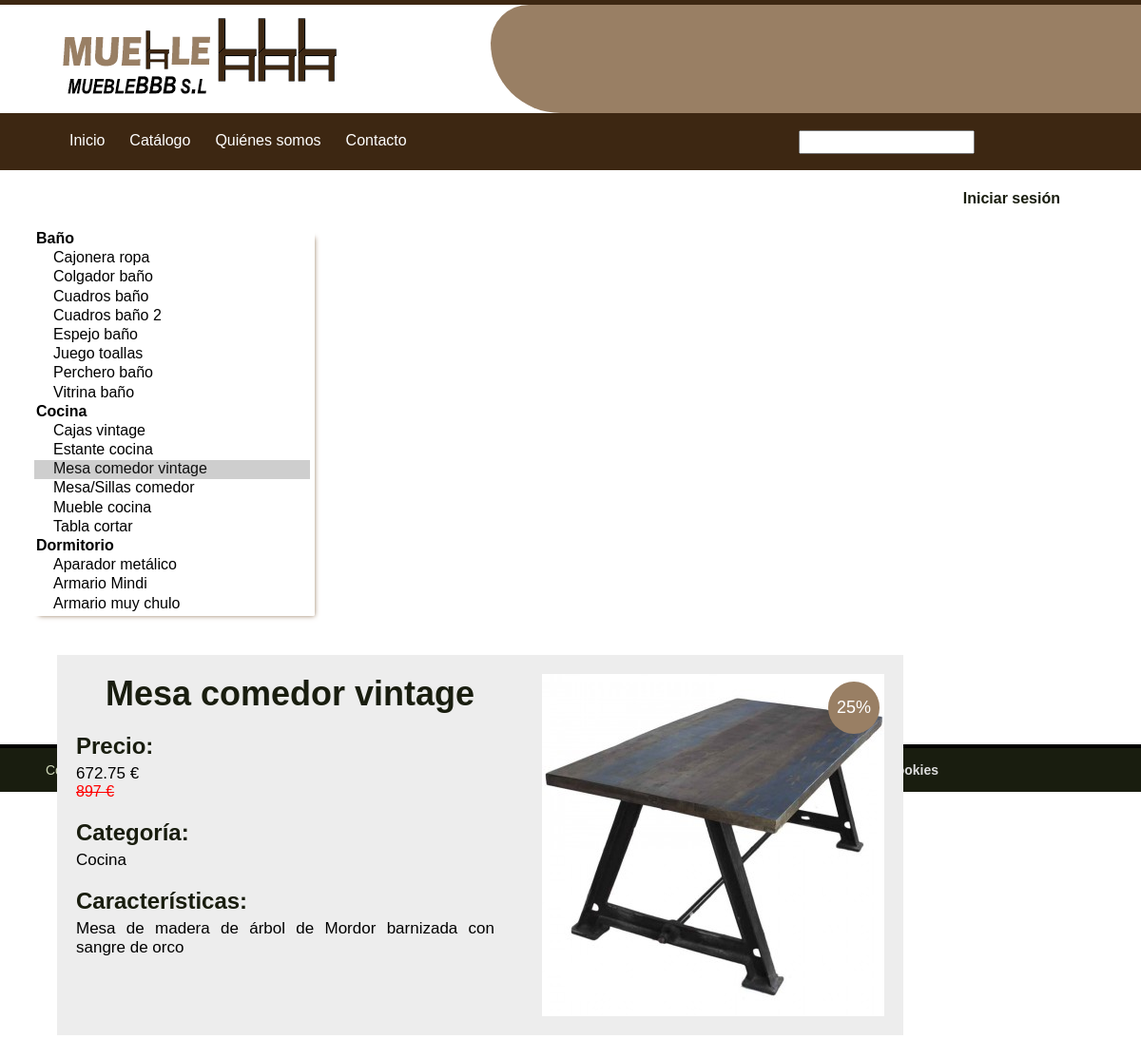
Page /paginas/catalogo.php?id_producto=4 on the committed database.
### tables this page shows
CREATE TABLE IF NOT EXISTS productos (
	id_producto INT,               
    id_categoria INT,
	nombre VARCHAR(20),            
    imagen VARCHAR(100),           
	precio INT,	       
    descuento INT,       
    nuevo BOOL,                    
	caracteristicas VARCHAR(200),  
	CONSTRAINT pk_productos PRIMARY KEY(id_producto),
	CONSTRAINT fk_categorias_en_productos FOREIGN KEY (id_categoria) REFERENCES categorias(id_categoria)
);

### librerias/MySQLDataBase.php (called while the page is built, shortened)
<?php
	class MySQLDataBase {
		private $conexion_mysql;
		public function MySQLDataBase($nombreBBDD="", $host="localhost:3306", $user="root", $password="") {
			$dsn= "mysql:host=$host;dbname=$nombreBBDD";
			try {
				if ($password!="")
					$this->conexion_mysql=new PDO("$dsn", "$user", "$password");
				else
					$this->conexion_mysql=new PDO("$dsn", "$user");
				$this->conexion_mysql->setAttribute(PDO::ATTR_ERRMODE, PDO::ERRMODE_EXCEPTION);
			} catch (PDOException $e) {
				echo $e->getMessage();
			}
		}
		public function ConsultarQ($sentenciaSQL="", $asociativo=false){
			try {
				$datos = $this->conexion_mysql->query("$sentenciaSQL");
				if ($asociativo)
					return $datos->fetchAll(PDO::FETCH_ASSOC);
				else
					return $datos->fetchAll(PDO::FETCH_NUM);
			} catch (PDOException $e) {
				echo $e->getMessage();
			}
		}
		public function Consultar($tabla="", $prop="*", $cond="" , $asociativo=false){
			$sentenciaSQL="SELECT $prop FROM $tabla $cond";
			return $this->ConsultarQ($sentenciaSQL, $asociativo);
		}
	}
?>

### librerias/BBDDMuebleBBB.php (called while the page is built, shortened)
<?php
	require_once 'Producto.php';
	require_once 'CatalogoProductos.php';
	require_once 'MySQLDataBase.php';
	class BBDDMuebleBBB {
		private $catalogo;
		private $BBDD;
		public function BBDDMuebleBBB($BBDD) {
			$this->catalogo = new CatalogoProductos();
			$this->BBDD = $BBDD;
		}
		public function cargarCatalogo() {
			$productos= $this->BBDD->Consultar("productos", "*", "JOIN categorias ON categorias.id_categoria = productos.id_categoria ORDER BY categorias.categoria, productos.nombre", true);
			foreach ($productos as $producto) {
				$codigo=$producto["id_producto"];
				$categoria=$producto["categoria"];
				$id_categoria=$producto["id_categoria"];
				$nombre=$producto["nombre"];
				$imagen=$producto["imagen"];
				$precio=$producto["precio"];
				$descuento=$producto["descuento"];
				$nuevo=$producto["nuevo"];
				$caracteristicas=$producto["caracteristicas"];
				$this->catalogo->Nuevo(new Producto($codigo, $nombre, $id_categoria, $categoria, $precio, $descuento, $nuevo, $caracteristicas, $imagen));
			}
		}
		public function getCatalogo() {
			return $this->catalogo;
		}
	}
?>

### librerias/CatalogoProductos.php (called while the page is built, shortened)
<?php
class CatalogoProductos {
	private $catalogo;
	private $novedad;
	private $oferta;
	private $normal;
	public function CatalogoProductos() {
		$this->catalogo=array();
		$this->normal=array();
		$this->novedad=array();
		$this->oferta=array();
	}
	public function getProductos() {
		return $this->catalogo;
	}
	private function EsProducto($producto) {
		if (property_exists($producto, "codigo") ||
				property_exists($producto, "nombre") ||
				property_exists($producto, "categoria") ||
				property_exists($producto, "precio") ||
				property_exists($producto, "descuento") ||
				property_exists($producto, "nuevo") ||
				property_exists($producto, "caracteristicas") ||
				property_exists($producto, "imagen")) {
			return true;
		}
		else
			return false;
	}
	public function ExisteCod($CodProducto) {
		$existe=false;
		return $existe;
	}
	public function Existe($producto) {
		if ($this->EsProducto($producto)) {
			$id_producto = $producto->__get("codigo");
			return $this->ExisteCod($id_producto);
		}
		else
			return false;
	}
	public function Nuevo($producto) {
		if ($this->EsProducto($producto) && !$this->Existe($producto)) {
			if ($producto->__get("descuento")!="0") {
				array_push($this->oferta, $producto);
			}
			else if ($producto->__get("nuevo")) {
				array_push($this->novedad, $producto);
			}
			else {
				array_push($this->normal, $producto);
			}
			if (!isset($this->catalogo[$producto->__get("categoria")])) {
				$this->catalogo = $this->catalogo + [ $producto->__get("categoria") => [$producto->__get("codigo")=>$producto] ];
			}
			else {
				$this->catalogo[$producto->__get("categoria")] = $this->catalogo[$producto->__get("categoria")] + [$producto->__get("codigo")=>$producto];
			}
			return true;
		}
		else
			return false;
	}
}

### librerias/Producto.php (called while the page is built, shortened)
<?php
class Producto {
	public function __get($propiedad) {
		if (property_exists($this, $propiedad)) {
			return $this->$propiedad;
		}
	}
}
?>

### paginas/catalogo.php (the view, shortened to what this page needs)
<?php
	require_once '../librerias/Html.php';
	require_once '../librerias/MySQLDataBase.php';
	require_once '../librerias/BBDDMuebleBBB.php';
	require_once '../html/cabecera.php';
	require_once '../html/encabezado.php';
	require_once '../html/nav.php';
	require_once '../html/pie.php';
	require_once '../html/sesion_carrito.php';
	$BBDD = new MySQLDataBase("mueblebbb");
	$MuebleBBB = new BBDDMuebleBBB($BBDD);
	$MuebleBBB->cargarCatalogo();
	$catalogo = $MuebleBBB->getCatalogo();
	$productos = $catalogo->getProductos();
	if (!empty($_GET)) {
		$codigo = $_GET["id_producto"];
	} else	$codigo ="";
	echo cabecera("MUEBLEBBB - Catálogo", "../css/estilos.css", "../js/libreria.js");
	echo encabezadoIndex();
	echo Html::div_("contenedor_catalogo");
		echo Html::select_("id_modificar_producto", "", "seleccionar_producto", "required='required' size='20'");
			foreach ($productos as $categoria=>$id_producto) {
				echo Html::optgroup_("$categoria");
				foreach ($id_producto as $producto) {
					if ($codigo==$producto->__get("codigo")) {
						echo Html::option("{$producto->__get("codigo")}", "{$producto->__get("nombre")}", true);
					}
					else
						echo Html::option("{$producto->__get("codigo")}", "{$producto->__get("nombre")}");
				}
				echo Html::_optgroup();
			}
		echo Html::_select();
		foreach ($productos as $categoria=>$id_producto) {
			foreach ($id_producto as $producto) {
				echo
				Html::div_("contendor_producto_detallado invisible", "id_{$producto->__get("codigo")}").
					Html::seccion(1, "{$producto->__get("nombre")}", "nombre_producto").
					Html::div_("imagen").
						Html::img("{$producto->__get("imagen")}", "alt");
						echo Html::div_("especial");
							if ($producto->__get("descuento")!="0") {
								echo Html::span("{$producto->__get("descuento")}%", "oferta");
							}
							else if ($producto->__get("nuevo")) {
								echo Html::img("../imagenes/nuevo.png", "etiqueta indicando novedad", "etiqueta_nuevo");
							}
						echo Html::_div().
					Html::_div().
					Html::div_("clear").Html::_div().
					Html::div_("detalles").
						Html::seccion(2, "Precio:");
						if ($producto->__get("descuento")!="0") {
							$precio_descuento = $producto->__get("precio") - ( $producto->__get("precio") /100 * $producto->__get("descuento") );
							echo Html::p("$precio_descuento €").Html::span("{$producto->__get("precio")} €", "precio_antes");
						}
						else {
							echo Html::p("{$producto->__get("precio")} €");
						}
						echo
						Html::seccion(2, "Categoría:").
						Html::p("{$producto->__get("categoria")}").
						Html::seccion(2, "Características:").
						Html::p("{$producto->__get("caracteristicas")}", "caracteristicas").
					Html::_div().
				Html::_div();
			}
		}
	echo Html::_div();
	echo pie();
?>

### librerias/Html.php (shortened to what this page needs)
<?php
	class Html {
		private static function atributosComunes($class="", $id="",$otros_atributos="") {
			$atributos = "";
			if ($class!="")	$atributos.="class='{$class}' ";
			if ($id!="") $atributos.="id='{$id}' ";
			if ($otros_atributos!="") $atributos.=$otros_atributos;
			return $atributos;
		}
		public static function p($contenido="", $class="", $id="",$otros_atributos="") {
			$atributos = Html::atributosComunes($class, $id, $otros_atributos);
			if ($atributos!="")
				return "<p {$atributos}>{$contenido}</p>"."\n";
			else
				return "<p>{$contenido}</p>"."\n";
		}
		public static function seccion($seccion=1, $contenido="", $class="", $id="",$otros_atributos="") {
			$atributos = Html::atributosComunes($class, $id, $otros_atributos);
			switch ($seccion) {
				case 1:
					if ($atributos!="")
						return "<h1 {$atributos}>{$contenido}</h1>"."\n";
					else
						return "<h1>{$contenido}</h1>"."\n";
					break;
				case 2:
					if ($atributos!="")
						return "<h2 {$atributos}>{$contenido}</h2>"."\n";
					else
						return "<h2>{$contenido}</h2>"."\n";
					break;
			}
		}
		public static function span($contenido="", $class="", $id="",$otros_atributos="") {
			$atributos = Html::atributosComunes($class, $id, $otros_atributos);
			if ($atributos!="")
				return "<span {$atributos}>{$contenido}</span>";
			else
				return "<span>{$contenido}</span>";
		}
		public static function div_($class="", $id="",$otros_atributos="") {
			$atributos = Html::atributosComunes($class, $id, $otros_atributos);
			if ($atributos!="")
				return "<div $atributos>"."\n";
			else
				return "<div>"."\n";
		}
		public static function _div() {
			return "</div>"."\n";
		}
		public static function img($src="#", $alt="", $class="", $id="",$otros_atributos="") {
			$atributos = Html::atributosComunes($class, $id, $otros_atributos);
			if ($src!="") $atributos.="src ='$src' ";
			if ($alt!="") $atributos.="alt ='$alt' ";
			if ($atributos!="")
				return "<img $atributos/>"."\n";
			else
				return "<img/>"."\n";
		}
		public static function select_($name="", $class="", $id="", $otros_atributos="") {
			$atributos = Html::atributosComunes($class, $id, $otros_atributos);
			if ($name!="") $atributos.= "name='$name' ";
			return "<select $atributos>"."\n";
		}
		public static function _select() {
			return "</select>"."\n";
		}
		public static function optgroup_($label="", $class="", $id="", $otros_atributos=""){
			$atributos = Html::atributosComunes($class, $id, $otros_atributos);
			if ($label!="") $atributos.= "label='$label' ";
			return "<optgroup $atributos>"."\n";
		}
		public static function _optgroup() {
			return "</optgroup>"."\n";
		}
		public static function option($valor="", $texto="", $selected=false, $class="", $id="", $otros_atributos=""){
			$atributos = Html::atributosComunes($class, $id, $otros_atributos);
			if ($selected)
				return "<option selected value='$valor' $atributos>$texto</option>\n";
			else
				return "<option value='$valor' $atributos>$texto</option>\n";
		}
	}
?>

### css/estilos.css (style rules this page uses)
body { margin:0; background: #fff; font-family: sans-serif; min-width: 300px; }
select, textarea { outline: none; padding: 2px 5px; }
.visible_inline { display: inline-block; }
.novedad, .oferta { position: absolute; top: 5px; right: 5px; color: white; text-align: center; }
.oferta { width: 32px; background: #997F64; padding: 12px 6px; border-radius: 30px; font-size: 18px; }
.nombre_producto { font-size: 18px; text-align: center; margin: 0; }
.detalles p { width: 90px; font-size: 15px; display: inline-block; width: 86px; text-align: center; vertical-align: middle; margin: 5px 0 0 0; }
.precio_antes { color: red; font-size: 12px; }
.contenedor_catalogo { margin: 0px 30px; height: 444px; }
#seleccionar_producto { margin: 1px; width: 300px; font-size: 16px; border: none; cursor: pointer; float: left; -webkit-box-shadow: 5px 5px 5px -5px rgba(153,127,100,1); -moz-box-shadow: 5px 5px 5px -5px rgba(153,127,100,1); box-shadow: 5px 5px 5px -5px rgba(153,127,100,1); }
.contendor_producto_detallado { padding: 20px; width: 850px; height: 360px; position: relative; margin: 40px 0 0 30px; background: #EDEDED; }
.contendor_producto_detallado .nombre_producto { font-size: 36px; float: left; width: 450px; text-align: center; color: #191D0F; }
.contendor_producto_detallado .detalles { float: left; width: 440px; }
.contendor_producto_detallado .detalles h2 { margin-bottom: 0; color: #191D0F; }
.contendor_producto_detallado .detalles p { font-size: 17px; width: 100%; display: block; text-align: justify; }
.contendor_producto_detallado .detalles .precio_antes { font-size: 16px; text-decoration: line-through; }
.contendor_producto_detallado .imagen { width: 360px; height: 360px; background: grey; position: absolute; top: 20px; right: 20px; }
.contendor_producto_detallado .imagen img { width: 360px; height: 360px; }
.contendor_producto_detallado .imagen .especial { position: relative; }
.contendor_producto_detallado .imagen .especial .oferta { padding: 17px 6px; width: 42px; top: -356px; cursor: default; }

### rows in the picture
productos: contenido "Mesa comedor vintage", contenido "25% 897 €", contenido "Precio: Categoría: Características:", contenido "672.75 € Cocina", contenido "Mesa de madera de árbol de Mordor barnizada con sangre de orco"

### other values in the picture
form field id_modificar_producto "Cajonera ropa / Colgador baño / Cuadros baño / Cuadros baño 2 / Espejo baño / Juego toallas / Perchero baño / Vitrina baño / Cajas vintage / Estante cocina / Mesa comedor vintage ☑ / Mesa/Sillas comedor / Mueble cocina / Tabla cortar / Aparador metálico / Armario Mindi / Armario muy chulo"
